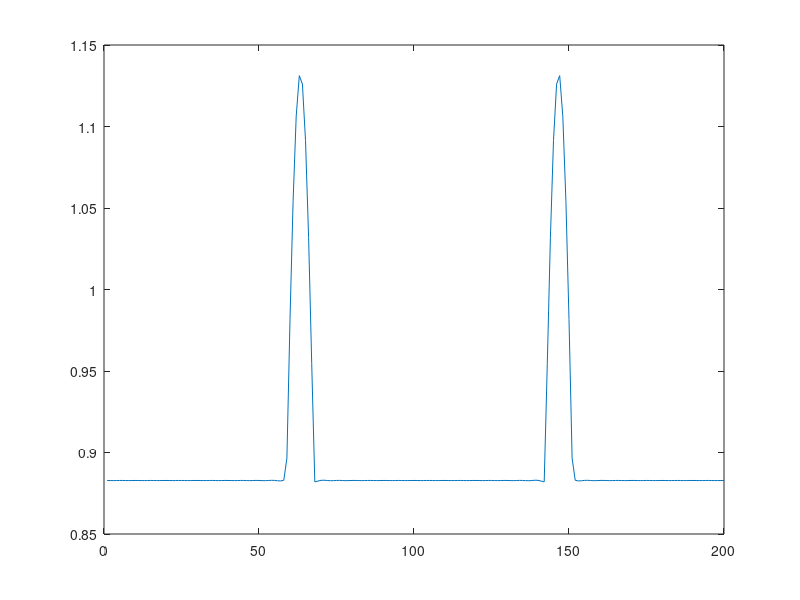

Recreate this plot in MATLAB.
L=30/72;%frequecy

      a_pwav=0.25;% Amplitude in v
      d_pwav=0.09;% duration of the wave in s
      t_pwav=0.2;  %The initial points of the wave
     
      a_qwav=0.025;
      d_qwav=0.066;
      t_qwav=0.166;
      
      a_qrswav=1.6;
      d_qrswav=0.11;
      
      a_swav=0.45;
      d_swav=0.066;
      t_swav=0.09;
      
      a_twav=0.35;
      d_twav=0.142;
      t_twav=0.3;
      
      a_uwav=0.035;
      d_uwav=0.0476;
      t_uwav=0.433;

%QRS
a=a_qrswav;
QRS_x=0.01:0.01:2;

d=d_qrswav;
n=100;
QRS_a0=(a/(2*d/L))*(2-d/L);
QRS_an=0;
for i = 1:n
    an=0;
    an=(((2*L*a)/(i*i*pi*pi*d))*(1-cos((i*pi*d)/L)))*cos((i*pi*QRS_x)/L);             
    QRS_an=QRS_an+an;
end
QRS=QRS_a0/2+QRS_an;
%p
a=a_pwav;
P_x=0.01:0.01:2;
P_x=P_x+t_pwav;
d=d_pwav/2;
n=100;
P_a0=1/L;
P_an=0;
for i = 1:n
    an=0;
    an=-4*d*L/(pi*(4*d^2*i^2-L^2))*cos(pi*d*i/L)*cos(i*pi*P_x/L); 
  
    P_an=P_an+an;
end
P=a*(1/L+P_a0/2+P_an);
%T
a=a_twav;
T_x=0.01:0.01:2;
T_x=T_x-t_twav-0.045;
d=d_twav/2;
n=100;
T_a0=1/L;
T_an=0;
for i = 1:n
   
    an=-4*d*L/(pi*(4*d^2*i^2-L^2))*cos(pi*d*i/L)*cos(i*pi*T_x/L); 
  
    T_an=T_an+an;
end
T=a*(T_a0/2+T_an);
%U
a=a_uwav;
U_x=0.01:0.01:2;
U_x=U_x-t_uwav;
d=d_uwav/2;
n=100;
U_a0=1/L;
U_an=0;
for i = 1:n
   
    an=-4*d*L/(pi*(4*d^2*i^2-L^2))*cos(pi*d*i/L)*cos(i*pi*U_x/L); 
  
    U_an=U_an+an;
end
U=a*(U_a0/2+U_an);

%Q
a=a_qwav;
Q_x=0.01:0.01:2;
Q_x=Q_x+t_qwav;
d=d_qwav/2;
n=100;
Q_a0=(a/(2*L/d))*(2-L/d);
Q_an=0;
for i = 1:n
   
    an=(((2*L*a)/(i*i*pi*pi*d))*(1-cos((i*pi*d)/L)))*cos((i*pi*Q_x)/L); 
  
    Q_an=Q_an+an;
end
Q=-1*(1/L+Q_a0/2+Q_an);

%S
a=a_swav;
S_x=0.01:0.01:2;
S_x=S_x-t_swav;
d=d_swav/2;
n=100;
S_a0=(a/(2*L/d))*(2-L/d);
S_an=0;
for i = 1:n
   
    an=(((2*L*a)/(i*i*pi*pi*d))*(1-cos((i*pi*d)/L)))*cos((i*pi*S_x)/L); 
  
    S_an=S_an+an;
end
S=-1*(S_a0+S_an);
%ecg=QRS+P+T+U+Q+S;
ecg=P;
figure(1)
plot(ecg);
